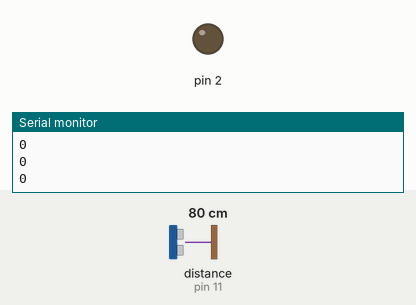
Recording of a sketch running on a simulated Arduino Uno, built with avr-gcc and run on an emulated ATmega328P. On the bench: output pins drawn as LEDs (lit = HIGH), the last lines printed to the serial monitor. Wiring (inferred from the names in the program): ultrasonic range finder: trigger pin 10; echo pin 11. Inputs (shaded band) come from the test bench; at power-on: distance to the obstacle (sensor on pin 11) 80 cm. The echo pulse lasts 58.3 µs per cm; pins used as bus, display or sensor lines are not drawn.

Above: at 1.2 s.
1.3 s: distance to the obstacle (sensor on pin 11) set to 2 cm
At 2.1 s:
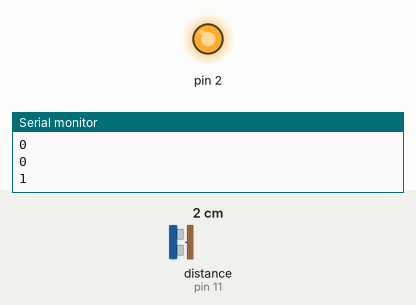
Timing chart, 0 to 4.3 s (numbered marks = the images above; inputs shaded):
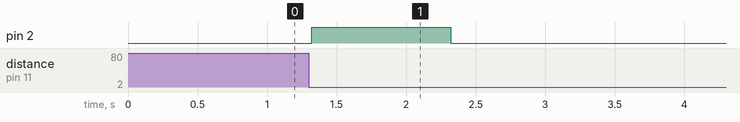

Measured:
- after the input at 1.3 s, pin 2: LOW → HIGH at once, → LOW 1.0 s later

The sketch:

sonic_sensor.ino
```cpp
    ;int kd = 0;
    ;int kdALT = 0;
    ;int stat = 0;
    ;int dif;
    ;int x = 1;
    ;float s;
    // defines pins numbers
    const int trigPin = 10;
    const int echoPin = 11;
    // defines variables
    long duration;
    int distance;


    void setup() {
    pinMode(trigPin, OUTPUT); // Sets the trigPin as an Output
    pinMode(echoPin, INPUT); // Sets the echoPin as an Input
    pinMode(2, OUTPUT);
    Serial.begin(9600); // Starts the serial communication
    }


    void reading(){
    // Clears the trigPin
    digitalWrite(trigPin, LOW);
    delayMicroseconds(2);
    // Sets the trigPin on HIGH state for 10 micro seconds
    digitalWrite(trigPin, HIGH);
    delayMicroseconds(10);
    digitalWrite(trigPin, LOW);
    // Reads the echoPin, returns the sound wave travel time in microseconds
    duration = pulseIn(echoPin, HIGH);
    // Calculating the distance
    distance= duration*0.034/2;
    }

    // checking sensor
    void loop() {
    reading();

    kd = 0.8 * kd + 0.2 * distance;

    dif = abs(kd - kdALT);
    if (dif <= 1){
      stat = 0;
      Serial.println(stat);
      delay(100);
      }
     else {
      while (x == 0){
        stat = 1;
        digitalWrite(2, HIGH);
        Serial.println(stat);
        delay(1000);
        digitalWrite(2, LOW);
        x++;
        }
        }
        if (kd == kdALT){
          x = 0;
          }

      kdALT = kd;
    }
```
